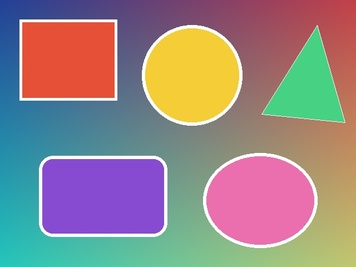
#> input picture HSI_Filter_Practical/input/input.jpg, 356 x 267 px, shrunk from 640 x 480 before the run
$ python Arithmetic_Coding.py
#> lines starting #> are read from the running program, lines starting #| are printed output that depends on the picture; long printed decimals are rounded

import cv2
import numpy as np
import matplotlib.pyplot as plt
from pathlib import Path

# 1. Read Input Image
ROOT = Path(__file__).resolve().parent
INPUT_PATH = ROOT / "input" / "input.jpg"
OUTPUT_DIR = ROOT / "output"
OUTPUT_DIR.mkdir(exist_ok=True)

img = cv2.imread(str(INPUT_PATH), cv2.IMREAD_GRAYSCALE)
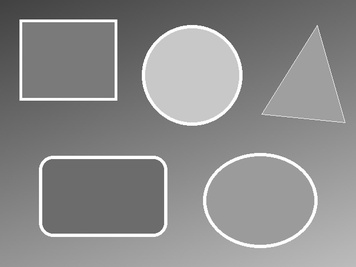
#> img: shape (267, 356); min 52, max 255, mean 139.4

if img is None:
    raise FileNotFoundError("Input image not found!")

pixels = img.flatten()

# 2. Calculate Symbol Probabilities
symbols, counts = np.unique(
    pixels, return_counts=True
)
#> symbols = 201 values from 52 to 255; counts = 201 values, max 8450 at index 53, min 1 at index 0, mean 472.9

probabilities = counts / len(pixels)
#> probabilities = 201 values, max 0.0889 at index 53, min 1.05e-05 at index 0, mean 0.00498

# Create cumulative probability intervals
cumulative = np.concatenate((
    [0.0], np.cumsum(probabilities)
))
#> cumulative = 202 values from 0 to 1

# Map pixel values to their intervals
intervals = {}

for i, symbol in enumerate(symbols):
    intervals[int(symbol)] = (
        cumulative[i],
        cumulative[i + 1]
    )
#> this loop made 201 passes
#> symbol on passes 1 to 3: 52, 55, 57
#> after the loop, intervals = 201 items

# 3. Arithmetic Encoding
def arithmetic_encode(data, intervals):
    low = 0.0
    high = 1.0

    for symbol in data:
        range_value = high - low

        symbol_low, symbol_high = intervals[int(symbol)]

        high = low + range_value * symbol_high
        low = low + range_value * symbol_low
#> this loop made 95052 passes
#> (symbol, range_value, symbol_low, symbol_high, high, low) on passes 1 to 3: (66, 1, 0.000894, 0.00135, 0.00135, 0.000894), (66, 0.000452, 0.000894, 0.00135, 0.000895, 0.000895), (66, 2.05e-07, 0.000894, 0.00135, 0.000895, 0.000895)
#> after the loop, low = 0.000895

    return (low + high) / 2

encoded_value = arithmetic_encode(
    pixels, intervals
)
#> encoded_value = 0.000895

# 4. Calculate Compression Statistics
# A fixed 64-bit representation is used to store
# the arithmetic code value in this demonstration.
original_bits = img.size * 8
#> original_bits = 760416
compressed_bits = 64

compression_ratio = original_bits / compressed_bits
#> compression_ratio = 11881.5
compression_percentage = (
    (1 - compressed_bits / original_bits) * 100
)
#> compression_percentage = 99.99

print("\n--- ARITHMETIC CODING RESULTS ---")
print("Original Image Size:", original_bits, "bits")
#| Original Image Size: 760416 bits
print("Arithmetic Code Value:", encoded_value)
#| Arithmetic Code Value: 0.0008947
print("Stored Code Size:", compressed_bits, "bits")
print("Theoretical Demonstration Ratio:",
      round(compression_ratio, 2))
#| Theoretical Demonstration Ratio: 11881.5
print("Theoretical Space Saving:",
      round(compression_percentage, 2), "%")
#| Theoretical Space Saving: 99.99 %

# 5. Arithmetic Decoding
def arithmetic_decode(value, total_pixels, symbols,
                      cumulative):

#> called with value = 0.000895, total_pixels = 95052, symbols = array of shape (201,), cumulative = array of shape (202,)
    decoded = []

    for _ in range(total_pixels):
        # Find the interval containing the code value
        index = np.searchsorted(
            cumulative, value, side='right'
        ) - 1

        index = min(index, len(symbols) - 1)

        decoded.append(symbols[index])

        # Update code value to the selected interval
        low = cumulative[index]
        high = cumulative[index + 1]

        value = (value - low) / (high - low)
#> this loop made 95052 passes
#> (index, low, high, value) on passes 1 to 3: (11, 0.000894, 0.00135, 0.000895), (11, 0.000894, 0.00135, 0.000895), (11, 0.000894, 0.00135, 0.000895)
#> after the loop, decoded = 95052 items; value = 0.929

    return np.array(decoded, dtype=np.uint8)

decoded_pixels = arithmetic_decode(
    encoded_value,
    len(pixels),
    symbols,
    cumulative
)

reconstructed = decoded_pixels.reshape(img.shape)
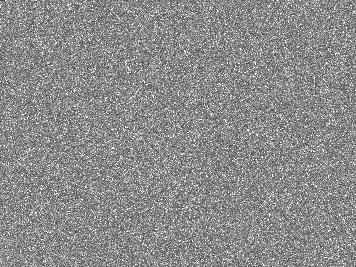
#> reconstructed: shape (267, 356); min 52, max 255, mean 139.5

# 6. Save Results
with open(OUTPUT_DIR / "arithmetic_encoded.txt", "w") as f:
    f.write(str(encoded_value))

cv2.imwrite(
    str(OUTPUT_DIR / "arithmetic_reconstructed.png"),
    reconstructed
)

# 7. Display Results
plt.figure(figsize=(12, 5))

plt.subplot(1, 2, 1)
plt.imshow(img, cmap='gray')
plt.title("Original Image")
plt.axis("off")

plt.subplot(1, 2, 2)
plt.imshow(reconstructed, cmap='gray')
plt.title("Arithmetic Reconstructed Image")
plt.axis("off")

plt.suptitle("Arithmetic Image Compression")
plt.tight_layout()
plt.savefig(
    OUTPUT_DIR / "arithmetic_comparison.png",
    dpi=150
)
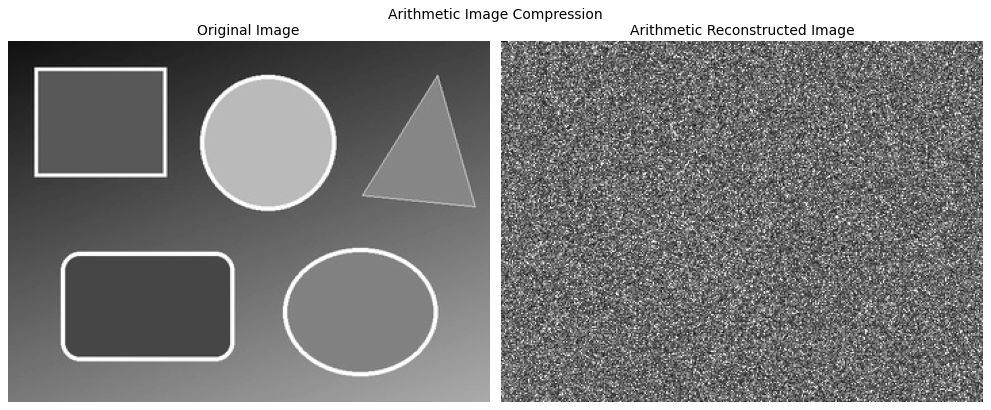
#> figure drawn by matplotlib, 2 panels
plt.show()

print("\nArithmetic Decoding Successful!")
print("Images saved in output folder.")
